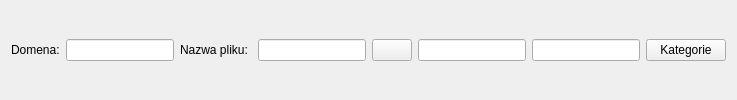
                             <widget class="QWidget" name="widget_66" native="true">
                              <layout class="QHBoxLayout" name="horizontalLayout_76">
                               <item>
                                <widget class="QLabel" name="label_42">
                                 <property name="text">
                                  <string>Domena:</string>
                                 </property>
                                </widget>
                               </item>
                               <item>
                                <widget class="QLineEdit" name="lineEdit"/>
                               </item>
                               <item>
                                <widget class="QLabel" name="label_38">
                                 <property name="text">
                                  <string>Nazwa pliku: </string>
                                 </property>
                                </widget>
                               </item>
                               <item>
                                <widget class="QLineEdit" name="lineEdit_2"/>
                               </item>
                               <item>
                                <widget class="QPushButton" name="pushButton">
                                 <property name="text">
                                  <string/>
                                 </property>
                                </widget>
                               </item>
                               <item>
                                <widget class="QLineEdit" name="lineEdit_3"/>
                               </item>
                               <item>
                                <widget class="QLineEdit" name="lineEdit_4"/>
                               </item>
                               <item>
                                <widget class="QPushButton" name="pushButton_2">
                                 <property name="text">
                                  <string>Kategorie</string>
                                 </property>
                                </widget>
                               </item>
                              </layout>
                             </widget>
